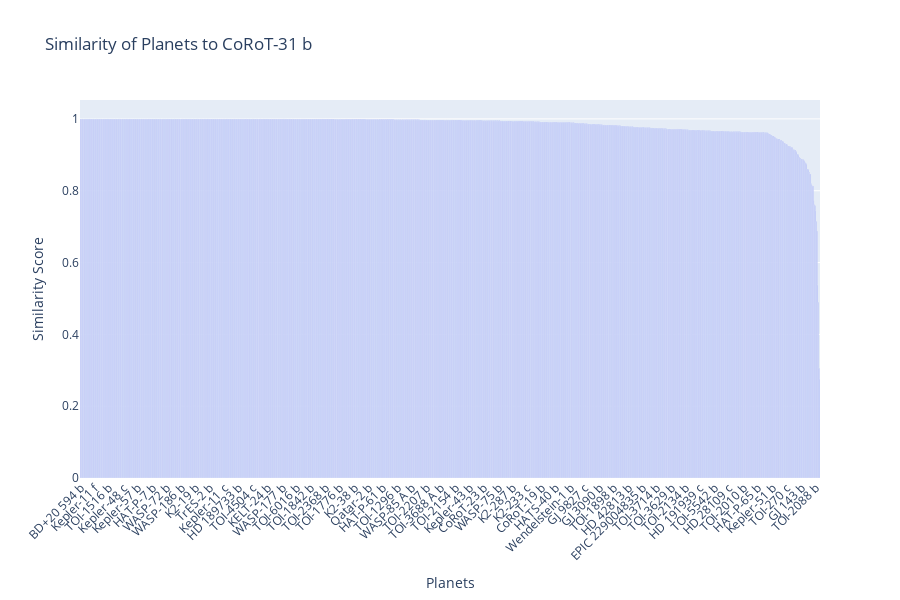

The cell this chart's notebook holds for it:
### Code cell
planet_name = "CoRoT-31 b"
ranks = planet_rank_by_similarity(planet_name)
plot_similarity_ranking(ranks, planet_name)

### Figure 1 — Plotly figure (JSON) as saved in the notebook; plotly's stock layout.template omitted (floating-point values rounded to 4 significant figures; data arrays with more than 128 entries replaced by an {"elided": "..."} marker saying what was removed)
{"data": [{"hoverinfo": "text+x", "hovertext": {"elided": "1129 str values"}, "text": {"elided": "1129 float values"}, "textposition": "auto", "type": "bar", "x": {"elided": "1129 str values"}, "y": {"elided": "1129 float values"}}], "layout": {"height": 600, "title": {"text": "Similarity of Planets to CoRoT-31 b"}, "xaxis": {"tickangle": -45, "title": {"text": "Planets"}}, "yaxis": {"title": {"text": "Similarity Score"}}}}
